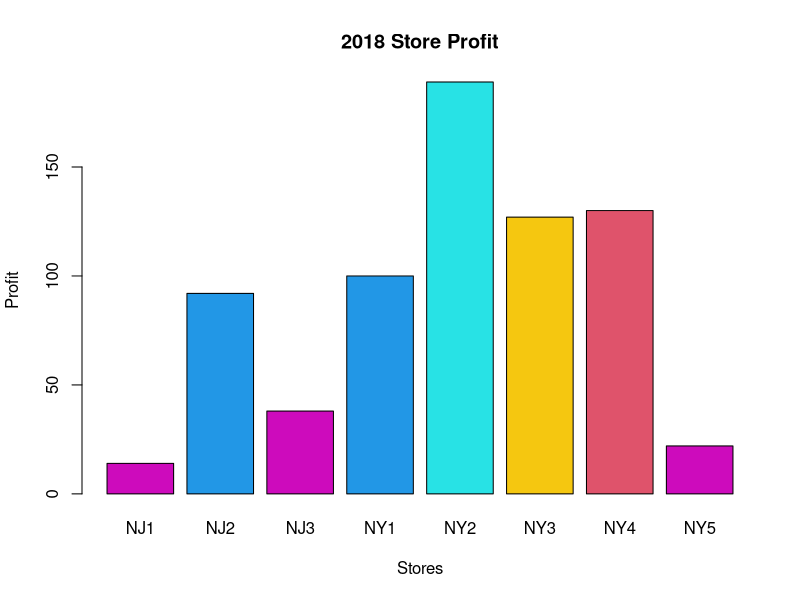
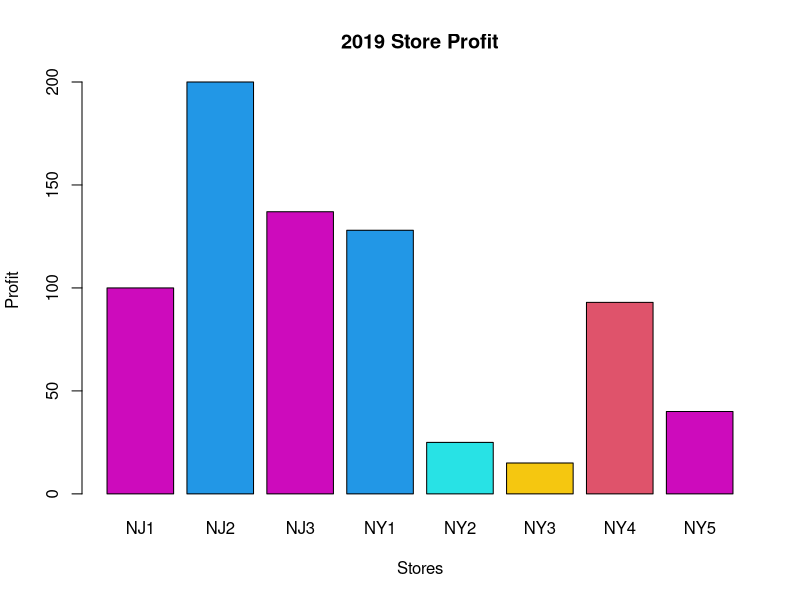

Generate these figures, in order, with R:
#Name: Patricia Jennesha
#Date: September 9,2021
#File: Assignment 2 

#1. Create a matrix called New_York to store the data. Assign appropriate names to the rows and columns
New_York <- c(10,8,5,12,17,3,6,5,3,2,100,189,127,130,22)
dim(New_York) <- c(5, 3)
rownames(New_York) <- c("NY1", "NY2", "NY3", "NY4", "NY5")
colnames(New_York) <- c("Age", "Employees", "2018 profit")

#2. Display the 2018 profit for store NY4
New_York[4,3]

#3. Display all the profits
New_York[,"2018 profit", drop=FALSE]
#New_York[,3]

#4. Display the shop, employees and 2018 profit only
New_York[,c("Employees", "2018 profit"), drop=FALSE]

#5. Find the largest profit
max(New_York[,3])

#6. Create a matrix called Jersey to store the NJ data. Assign appropriate names to the rows and columns
Jersey.data <- c("NJ1","NJ2","NJ3",11,9,5,1,6,5,14,92,38) 
Jersey <- matrix(Jersey.data, nrow = 3, ncol = 4, byrow = FALSE)
colnames(Jersey) <- c("Store","Age","Employee","2018 profit")


# 7. Create a vector called New_Profit to store these values
New_Profit <- c(100,200,137,128,25,15,93,40,81,144)

# 8. Combine all the data into a single matrix called Store_Profit. Do not include the CT data
Store_Profit <- c(Jersey[,4],New_York[,3],New_Profit[0:8])
dim(Store_Profit) <- c(8,2)
colnames(Store_Profit) <- c("2018 profit", "2019 profit")
rownames(Store_Profit) <- c("NJ1", "NJ2", "NJ3", "NY1", "NY2", "NY3", "NY4", "NY5")

# 9. Find the min, max, median, mean of the 2018 profit, repeat for 2019
summary(as.integer(Store_Profit[,1]))
summary(as.integer(Store_Profit[,2]))


# 10. Multiply the 2018 profit by a thousand, repeat for 2019
as.integer(Store_Profit)* 1000


# 11. Can you find which store has the largest profit? (hint you might use which())
which(Store_Profit == max(as.integer(Store_Profit)),arr.ind=T)

# 12. Create a barplot with appropriate labels, color, titles etc. for the 2018 profit and another for the 2019 profit
barplot(as.integer(Store_Profit[,1]), main= "2018 Store Profit",  xlab = "Stores", ylab = "Profit", names.arg = row.names(Store_Profit), col = Store_Profit[,1])

barplot(as.integer(Store_Profit[,2]), main= "2019 Store Profit",  xlab = "Stores", ylab = "Profit", names.arg = row.names(Store_Profit), col = Store_Profit[,1])
